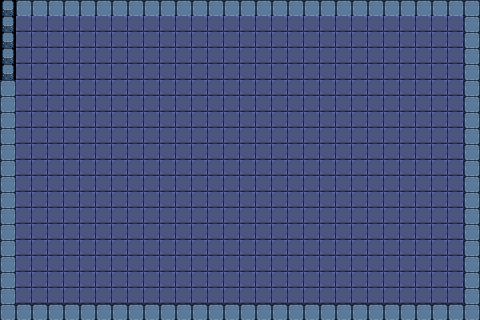

This game map was drawn from its Tiled (.tmx) file and the tilesets committed beside it. A one-line description and the full map source follow:
An orthogonal 30x20 tile map with 16x16 px tiles, 1 tile layer (Tile Layer 1).

<map version="1.10" tiledversion="1.10.1" orientation="orthogonal" renderorder="right-down" width="30" height="20" tilewidth="16" tileheight="16" infinite="0" nextlayerid="2" nextobjectid="1">
 <tileset firstgid="1" source="FD_Dungeon_Free.tsx" />
 <layer id="1" name="Tile Layer 1" width="30" height="20">
  <data encoding="csv">
73,74,74,74,74,74,74,74,74,74,74,74,74,74,74,74,74,74,74,74,74,74,74,74,74,74,74,74,74,74,
73,2,2,2,2,2,2,2,2,2,2,2,2,2,2,2,2,2,2,2,2,2,2,2,2,2,2,2,2,74,
73,2,2,2,2,2,2,2,2,2,2,2,2,2,2,2,2,2,2,2,2,2,2,2,2,2,2,2,2,74,
73,2,2,2,2,2,2,2,2,2,2,2,2,2,2,2,2,2,2,2,2,2,2,2,2,2,2,2,2,74,
73,2,2,2,2,2,2,2,2,2,2,2,2,2,2,2,2,2,2,2,2,2,2,2,2,2,2,2,2,74,
74,2,2,2,2,2,2,2,2,2,2,2,2,2,2,2,2,2,2,2,2,2,2,2,2,2,2,2,2,74,
74,2,2,2,2,2,2,2,2,2,2,2,2,2,2,2,2,2,2,2,2,2,2,2,2,2,2,2,2,74,
74,2,2,2,2,2,2,2,2,2,2,2,2,2,2,2,2,2,2,2,2,2,2,2,2,2,2,2,2,74,
74,2,2,2,2,2,2,2,2,2,2,2,2,2,2,2,2,2,2,2,2,2,2,2,2,2,2,2,2,74,
74,2,2,2,2,2,2,2,2,2,2,2,2,2,2,2,2,2,2,2,2,2,2,2,2,2,2,2,2,74,
74,2,2,2,2,2,2,2,2,2,2,2,2,2,2,2,2,2,2,2,2,2,2,2,2,2,2,2,2,74,
74,2,2,2,2,2,2,2,2,2,2,2,2,2,2,2,2,2,2,2,2,2,2,2,2,2,2,2,2,74,
74,2,2,2,2,2,2,2,2,2,2,2,2,2,2,2,2,2,2,2,2,2,2,2,2,2,2,2,2,74,
74,2,2,2,2,2,2,2,2,2,2,2,2,2,2,2,2,2,2,2,2,2,2,2,2,2,2,2,2,74,
74,2,2,2,2,2,2,2,2,2,2,2,2,2,2,2,2,2,2,2,2,2,2,2,2,2,2,2,2,74,
74,2,2,2,2,2,2,2,2,2,2,2,2,2,2,2,2,2,2,2,2,2,2,2,2,2,2,2,2,74,
74,2,2,2,2,2,2,2,2,2,2,2,2,2,2,2,2,2,2,2,2,2,2,2,2,2,2,2,2,74,
74,2,2,2,2,2,2,2,2,2,2,2,2,2,2,2,2,2,2,2,2,2,2,2,2,2,2,2,2,74,
74,2,2,2,2,2,2,2,2,2,2,2,2,2,2,2,2,2,2,2,2,2,2,2,2,2,2,2,2,74,
74,74,74,74,74,74,74,74,74,74,74,74,74,74,74,74,74,74,74,74,74,74,74,74,74,74,74,74,74,74,0
</data>
 </layer>
</map>
